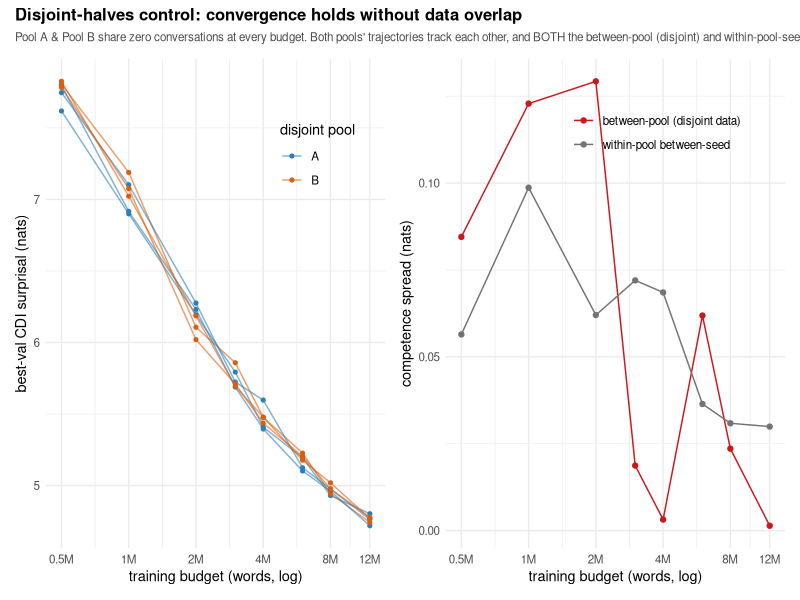

Source code (R):
## L5 disjoint-CHILDES-halves control: does "individuals converge with input"
## survive GENUINELY DISJOINT data (no B/24.5M overlap)? Decompose, at each
## budget, BETWEEN-POOL (disjoint data) vs WITHIN-POOL-BETWEEN-SEED variance.
## Both shrinking with input => convergence is real averaging, not overlap.
##
## In:  fits/llm/disjoint_bestval.csv  (pool,seed,rung,words,word,surprisal)
## Out: figs/longitudinal/disjoint_control.png + printed summary

suppressPackageStartupMessages({library(dplyr); library(readr); library(ggplot2); library(tidyr); library(patchwork)})

d <- read_csv("fits/llm/disjoint_bestval.csv", show_col_types = FALSE) |>
  mutate(surprisal = as.numeric(surprisal), lnw = log(words))
cat(sprintf("loaded %d rows: %d pools x %d seeds x %d rungs\n",
            nrow(d), n_distinct(d$pool), n_distinct(d$seed), n_distinct(d$words)))

## per (pool,seed,rung) aggregate competence
agg <- d |> group_by(pool, seed, words, lnw) |> summarise(m = mean(surprisal), .groups="drop")

## ---- variance decomposition at each budget ----
## total across the 6 pool x seed; between-pool (var of 2 pool means);
## within-pool-seed (mean of the 2 within-pool variances).
dec <- agg |> group_by(words) |>
  summarise(
    poolA = mean(m[pool=="A"]), poolB = mean(m[pool=="B"]),
    between_pool_gap = abs(mean(m[pool=="A"]) - mean(m[pool=="B"])),
    within_pool_seed_sd = mean(c(sd(m[pool=="A"]), sd(m[pool=="B"]))),
    total_sd = sd(m),
    .groups="drop")
cat("\n== competence spread by budget: disjoint-pool gap vs within-pool seed SD ==\n")
print(dec |> mutate(across(-words, ~round(.,4))))

## ---- per-individual developmental slope; between-pool vs within-pool ----
slp <- agg |> group_by(pool, seed) |>
  summarise(slope = coef(lm(m ~ lnw))[2], .groups="drop")
pool_slope <- slp |> group_by(pool) |> summarise(mean_slope = mean(slope), .groups="drop")
cat("\n== per-individual developmental slope ==\n"); print(slp |> mutate(slope=round(slope,4)))
cat(sprintf("\nPool A mean slope = %.4f | Pool B mean slope = %.4f | between-pool gap = %.4f\n",
            pool_slope$mean_slope[1], pool_slope$mean_slope[2], abs(diff(pool_slope$mean_slope))))
cat(sprintf("within-pool between-seed slope SD = %.4f (avg of the 2 pools)\n",
            mean(c(sd(slp$slope[slp$pool=="A"]), sd(slp$slope[slp$pool=="B"])))))
cat(sprintf("total between-individual slope SD (all 6) = %.4f\n", sd(slp$slope)))
cat("  [L4 reference: between-seed slope SD on the nested/overlapping grid = 0.021]\n")

## ---- figure ----
p1 <- ggplot(agg, aes(words, m, color = pool, group = interaction(pool,seed))) +
  geom_line(alpha=.6) + geom_point(size=1.1) +
  scale_x_log10(breaks=c(.5,1,2,4,8,12)*1e6, labels=c("0.5M","1M","2M","4M","8M","12M")) +
  scale_color_manual(values=c(A="#2c7fb8", B="#d95f0e")) +
  labs(x="training budget (words, log)", y="best-val CDI surprisal (nats)", color="disjoint pool") +
  theme_minimal(base_size=10.5) + theme(legend.position=c(.8,.8))

p2 <- ggplot(dec, aes(words)) +
  geom_line(aes(y=between_pool_gap, color="between-pool (disjoint data)")) +
  geom_point(aes(y=between_pool_gap, color="between-pool (disjoint data)")) +
  geom_line(aes(y=within_pool_seed_sd, color="within-pool between-seed")) +
  geom_point(aes(y=within_pool_seed_sd, color="within-pool between-seed")) +
  scale_x_log10(breaks=c(.5,1,2,4,8,12)*1e6, labels=c("0.5M","1M","2M","4M","8M","12M")) +
  scale_color_manual(values=c("between-pool (disjoint data)"="#cb181d","within-pool between-seed"="#737373")) +
  labs(x="training budget (words, log)", y="competence spread (nats)", color=NULL) +
  theme_minimal(base_size=10.5) + theme(legend.position=c(.62,.85))

g <- (p1 | p2) + plot_annotation(
  title = "Disjoint-halves control: convergence holds without data overlap",
  subtitle = "Pool A & Pool B share zero conversations at every budget. Both pools' trajectories track each other, and BOTH the between-pool (disjoint) and within-pool-seed spreads shrink with input.",
  theme=theme(plot.title=element_text(face="bold",size=12), plot.subtitle=element_text(size=8.4,color="grey30")))
ggsave("figs/longitudinal/disjoint_control.png", g, width=10.5, height=4.4, dpi=150)
cat("\nwrote figs/longitudinal/disjoint_control.png\n")
